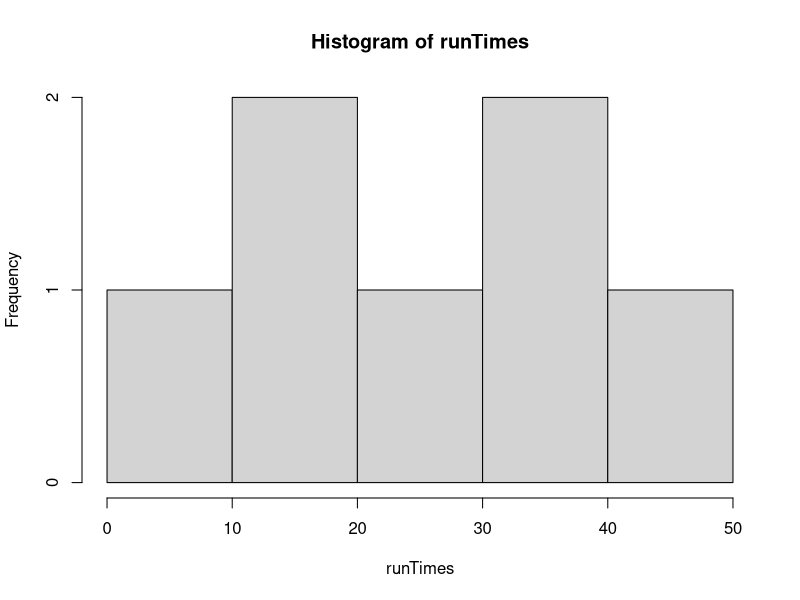
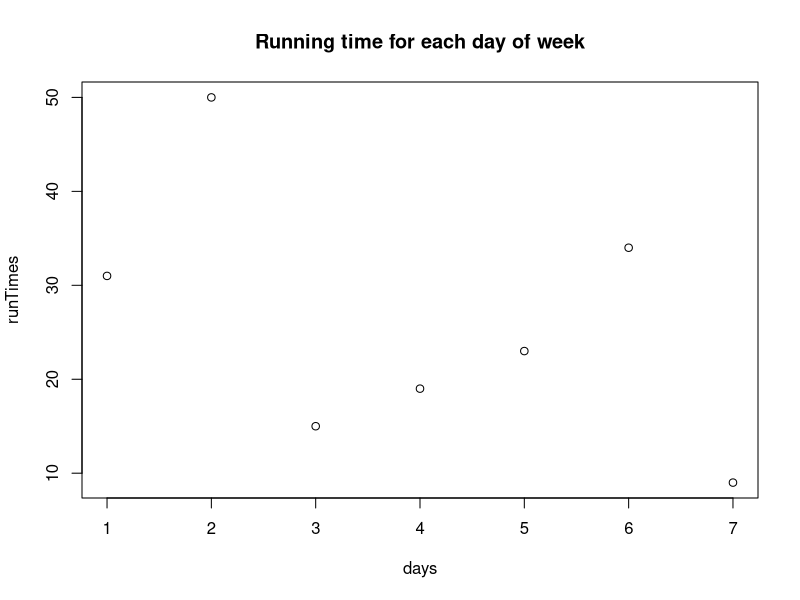
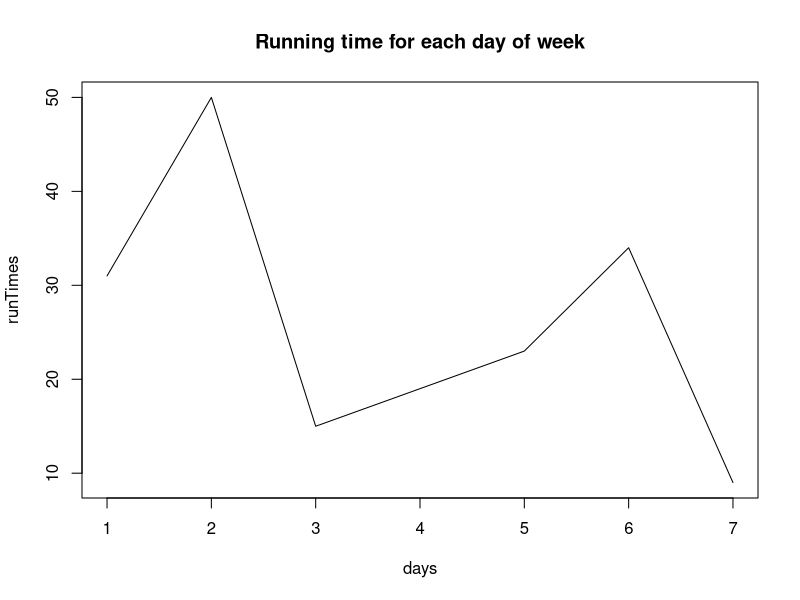

Recreate these plots in R, in order. (Note: this script raises an error after producing the figures.)
## ---- chunk 1
vect1 <- c(1,6,19,4,9)
vect1
## ---- chunk 2
x <- 30
vect2 <- c(vect1, 22, 7, x)
vect2
## ---- chunk 3
vect3 <- 5:10
vect3
## ---- chunk 4
vect3/5
## ---- chunk 5
# your code here

## ---- chunk 6
# running times (mins)
runTimes <- c(31, 50, 15, 19, 23, 34, 9)
# mean running time
aveRun <- mean(runTimes)
aveRun
# tidy up result
aveRun <- round(aveRun, digits = 2)
aveRun
## ---- chunk 7
# your code here
# steps

# total steps

# median steps

## ---- chunk 8
hist(runTimes)
## ---- chunk 9
days <- 1:7

plot(x = days, y = runTimes,
     main = "Running time for each day of week")
## ---- chunk 10
plot(x = days, y = runTimes,
     main = "Running time for each day of week",
     type = "l")
## ---- chunk 11
coursework_grades <- c(58, 68, 75, 75, 62, 62, 68, 55, 58, 62, 75, 58, 72, 65, 65)
exam_grades <- c(80, 68, 63, 54, 42, 51, 41, 67, 53, 72, 69, 53, 70, 68, 51)

# your code here



## ---- chunk 12
someNumbers <- c(4, 26, 11, 15, 18, 9, 3, 1)
# indexing the 6th element
someNumbers[6]
## ---- chunk 13
someNumbers[1:4]
## ---- chunk 14
someNumbers[-5:-7]
## ---- chunk 15
someNumbers[c(1,5,8)]
## ---- chunk 16
# vector with n coffee per day for two weeks
coffee <- c(3, 5, 4, 2, 3, 1, 1, 6, 2, 3, 2, 4, 2, 1)

# weeks
weekOne <- coffee[1:7]
weekTwo <- coffee[8:15]

# your code here

## ---- chunk 17
someNumbers <- c(4, 26, 11, 15, 18, 9, 3, 1)
someNumbers
# Change one item
someNumbers[8] <- 50
someNumbers
# Change multiple
someNumbers[1:3] <- c(19, 20, 21)
someNumbers
## ---- chunk 18
# enter your code here

## ---- chunk 19
commute <- c(41, 33, 44, 52, 36, 39)
# enter your code here

## ---- chunk 20
# print career ratio
careerGoalRatio

# which season had the worst goal ratio
season[which.max(goalRatio)]

# combine age band ratios to a vector
ageGoalRatio <- c(round(mean(teenageGoalRatio), digits = 2), 
              round(mean(twentiesGoalRatio), digits = 2),
              round(mean(thirtiesGoalRatio), digits = 2))

# add in appearance, goal and season data
appearances <- c(9,25,36,40,51,53,55,60,50,46,57,49,52,54,50,44)
goals <- c(1,8,17,16,38,47,53,73,60,41,58,41,54,45,51,31)
season <- c(2004,2005,2006,2007,2008,2009,2010,2011,2012,
            2013,2014,2015,2016,2017,2018,2019)

# which season had the best goal ratio
season[which.min(goalRatio)]

# goal ratio per age band (teenager, 20's, 30's)
teenageGoalRatio <- goalRatio[1:3]
twentiesGoalRatio <- goalRatio[4:13]
thirtiesGoalRatio <- goalRatio[14:16]

# summary results
summary(goalRatio)
summary(ageGoalRatio)

# how many years playing to reach best goal ratio
season[which.min(goalRatio)] - season[1]

# work out appearance to goal ratio per season and total career ratio
goalRatio <- round(appearances/goals, digits = 2)
careerGoalRatio <- round(sum(appearances)/sum(goals), digits = 2)
